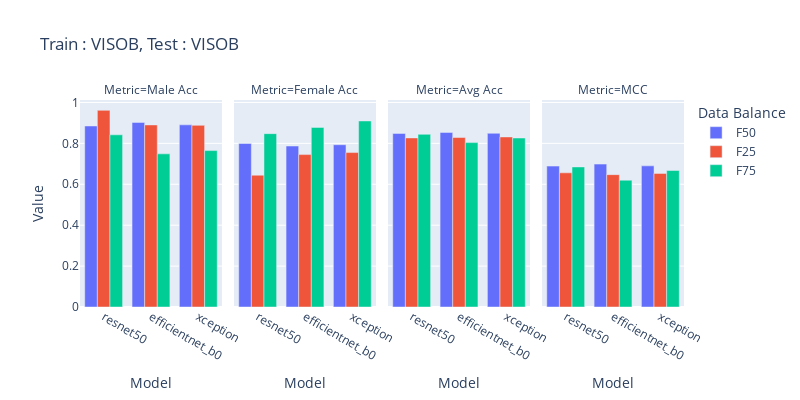

This figure's notebook cell:
### Code cell
import plotly.express as px
import pandas as pd
from copy import deepcopy

df_50 = pd.read_csv('/home/sreeraj/Documents/nfs_final/final_eval/results/across_model_visob_gender.csv',)
df_50['Data Balance'] = 'F50'

df = pd.read_csv('/home/sreeraj/Documents/nfs_final/final_eval/results/across_databalance_visob_gender.csv',)
df['Data Balance'] = df.Model.apply(lambda x:float(x.split('_')[-1]))
df['Data Balance'] = df['Data Balance'].apply(lambda x:f'F{int(x*100)}')
df.Model = df.Model.apply(lambda x: '_'.join(x.split('_')[:-1]))


df_50 = df_50[df_50.Model.isin(df.Model.unique())]
df = pd.concat([df_50, df])


df_macc = deepcopy(df)
df_macc['Value'] = df_macc['Male Acc']
df_macc['Metric'] = 'Male Acc'

df_facc = deepcopy(df)
df_facc['Value'] = df_facc['Female Acc']
df_facc['Metric'] = 'Female Acc'

df_oacc = deepcopy(df)
df_oacc['Value'] = df_facc['Avg Acc']
df_oacc['Metric'] = 'Avg Acc'

df_mcc = deepcopy(df)
df_mcc['Value'] = df_facc['MCC']
df_mcc['Metric'] = 'MCC'

df = pd.concat([df_macc, df_facc, df_oacc, df_mcc])
fig = px.bar(df, x='Model', y='Value', color='Data Balance', title='Train : VISOB, Test : VISOB', barmode='group', labels={'value': 'Acc/MCC', 'variable': 'Metrics'},width=800, height=400, facet_col='Metric')
fig.show()

### Figure 1 — Plotly figure (JSON) as saved in the notebook; plotly's stock layout.template omitted (floating-point values rounded to 4 significant figures)
{"data": [{"alignmentgroup": "True", "hovertemplate": "Data Balance=F50<br>Metric=Male Acc<br>Model=%{x}<br>Value=%{y}<extra></extra>", "legendgroup": "F50", "marker": {"color": "#636efa", "pattern": {"shape": ""}}, "name": "F50", "offsetgroup": "F50", "orientation": "v", "showlegend": true, "textposition": "auto", "type": "bar", "x": ["resnet50", "efficientnet_b0", "xception"], "xaxis": "x", "y": [0.8851, 0.9025, 0.8905], "yaxis": "y"}, {"alignmentgroup": "True", "hovertemplate": "Data Balance=F50<br>Metric=Female Acc<br>Model=%{x}<br>Value=%{y}<extra></extra>", "legendgroup": "F50", "marker": {"color": "#636efa", "pattern": {"shape": ""}}, "name": "F50", "offsetgroup": "F50", "orientation": "v", "showlegend": false, "textposition": "auto", "type": "bar", "x": ["resnet50", "efficientnet_b0", "xception"], "xaxis": "x2", "y": [0.7993, 0.787, 0.7934], "yaxis": "y2"}, {"alignmentgroup": "True", "hovertemplate": "Data Balance=F50<br>Metric=Avg Acc<br>Model=%{x}<br>Value=%{y}<extra></extra>", "legendgroup": "F50", "marker": {"color": "#636efa", "pattern": {"shape": ""}}, "name": "F50", "offsetgroup": "F50", "orientation": "v", "showlegend": false, "textposition": "auto", "type": "bar", "x": ["resnet50", "efficientnet_b0", "xception"], "xaxis": "x3", "y": [0.8486, 0.8534, 0.8493], "yaxis": "y3"}, {"alignmentgroup": "True", "hovertemplate": "Data Balance=F50<br>Metric=MCC<br>Model=%{x}<br>Value=%{y}<extra></extra>", "legendgroup": "F50", "marker": {"color": "#636efa", "pattern": {"shape": ""}}, "name": "F50", "offsetgroup": "F50", "orientation": "v", "showlegend": false, "textposition": "auto", "type": "bar", "x": ["resnet50", "efficientnet_b0", "xception"], "xaxis": "x4", "y": [0.689, 0.6987, 0.6901], "yaxis": "y4"}, {"alignmentgroup": "True", "hovertemplate": "Data Balance=F25<br>Metric=Male Acc<br>Model=%{x}<br>Value=%{y}<extra></extra>", "legendgroup": "F25", "marker": {"color": "#EF553B", "pattern": {"shape": ""}}, "name": "F25", "offsetgroup": "F25", "orientation": "v", "showlegend": true, "textposition": "auto", "type": "bar", "x": ["efficientnet_b0", "resnet50", "xception"], "xaxis": "x", "y": [0.8902, 0.9615, 0.888], "yaxis": "y"}, {"alignmentgroup": "True", "hovertemplate": "Data Balance=F25<br>Metric=Female Acc<br>Model=%{x}<br>Value=%{y}<extra></extra>", "legendgroup": "F25", "marker": {"color": "#EF553B", "pattern": {"shape": ""}}, "name": "F25", "offsetgroup": "F25", "orientation": "v", "showlegend": false, "textposition": "auto", "type": "bar", "x": ["efficientnet_b0", "resnet50", "xception"], "xaxis": "x2", "y": [0.7452, 0.6444, 0.755], "yaxis": "y2"}, {"alignmentgroup": "True", "hovertemplate": "Data Balance=F25<br>Metric=Avg Acc<br>Model=%{x}<br>Value=%{y}<extra></extra>", "legendgroup": "F25", "marker": {"color": "#EF553B", "pattern": {"shape": ""}}, "name": "F25", "offsetgroup": "F25", "orientation": "v", "showlegend": false, "textposition": "auto", "type": "bar", "x": ["efficientnet_b0", "resnet50", "xception"], "xaxis": "x3", "y": [0.8286, 0.8267, 0.8315], "yaxis": "y3"}, {"alignmentgroup": "True", "hovertemplate": "Data Balance=F25<br>Metric=MCC<br>Model=%{x}<br>Value=%{y}<extra></extra>", "legendgroup": "F25", "marker": {"color": "#EF553B", "pattern": {"shape": ""}}, "name": "F25", "offsetgroup": "F25", "orientation": "v", "showlegend": false, "textposition": "auto", "type": "bar", "x": ["efficientnet_b0", "resnet50", "xception"], "xaxis": "x4", "y": [0.6472, 0.656, 0.6532], "yaxis": "y4"}, {"alignmentgroup": "True", "hovertemplate": "Data Balance=F75<br>Metric=Male Acc<br>Model=%{x}<br>Value=%{y}<extra></extra>", "legendgroup": "F75", "marker": {"color": "#00cc96", "pattern": {"shape": ""}}, "name": "F75", "offsetgroup": "F75", "orientation": "v", "showlegend": true, "textposition": "auto", "type": "bar", "x": ["efficientnet_b0", "resnet50", "xception"], "xaxis": "x", "y": [0.7487, 0.8418, 0.7647], "yaxis": "y"}, {"alignmentgroup": "True", "hovertemplate": "Data Balance=F75<br>Metric=Female Acc<br>Model=%{x}<br>Value=%{y}<extra></extra>", "legendgroup": "F75", "marker": {"color": "#00cc96", "pattern": {"shape": ""}}, "name": "F75", "offsetgroup": "F75", "orientation": "v", "showlegend": false, "textposition": "auto", "type": "bar", "x": ["efficientnet_b0", "resnet50", "xception"], "xaxis": "x2", "y": [0.878, 0.8475, 0.9095], "yaxis": "y2"}, {"alignmentgroup": "True", "hovertemplate": "Data Balance=F75<br>Metric=Avg Acc<br>Model=%{x}<br>Value=%{y}<extra></extra>", "legendgroup": "F75", "marker": {"color": "#00cc96", "pattern": {"shape": ""}}, "name": "F75", "offsetgroup": "F75", "orientation": "v", "showlegend": false, "textposition": "auto", "type": "bar", "x": ["efficientnet_b0", "resnet50", "xception"], "xaxis": "x3", "y": [0.8037, 0.8442, 0.8263], "yaxis": "y3"}, {"alignmentgroup": "True", "hovertemplate": "Data Balance=F75<br>Metric=MCC<br>Model=%{x}<br>Value=%{y}<extra></extra>", "legendgroup": "F75", "marker": {"color": "#00cc96", "pattern": {"shape": ""}}, "name": "F75", "offsetgroup": "F75", "orientation": "v", "showlegend": false, "textposition": "auto", "type": "bar", "x": ["efficientnet_b0", "resnet50", "xception"], "xaxis": "x4", "y": [0.62, 0.6848, 0.6672], "yaxis": "y4"}], "layout": {"annotations": [{"font": {}, "showarrow": false, "text": "Metric=Male Acc", "x": 0.1175, "xanchor": "center", "xref": "paper", "y": 1, "yanchor": "bottom", "yref": "paper"}, {"font": {}, "showarrow": false, "text": "Metric=Female Acc", "x": 0.3725, "xanchor": "center", "xref": "paper", "y": 1, "yanchor": "bottom", "yref": "paper"}, {"font": {}, "showarrow": false, "text": "Metric=Avg Acc", "x": 0.6275, "xanchor": "center", "xref": "paper", "y": 1, "yanchor": "bottom", "yref": "paper"}, {"font": {}, "showarrow": false, "text": "Metric=MCC", "x": 0.8825, "xanchor": "center", "xref": "paper", "y": 1, "yanchor": "bottom", "yref": "paper"}], "barmode": "group", "height": 400, "legend": {"title": {"text": "Data Balance"}, "tracegroupgap": 0}, "title": {"text": "Train : VISOB, Test : VISOB"}, "width": 800, "xaxis": {"anchor": "y", "domain": [0, 0.235], "title": {"text": "Model"}}, "xaxis2": {"anchor": "y2", "domain": [0.255, 0.49], "matches": "x", "title": {"text": "Model"}}, "xaxis3": {"anchor": "y3", "domain": [0.51, 0.745], "matches": "x", "title": {"text": "Model"}}, "xaxis4": {"anchor": "y4", "domain": [0.765, 1.0], "matches": "x", "title": {"text": "Model"}}, "yaxis": {"anchor": "x", "domain": [0, 1], "title": {"text": "Value"}}, "yaxis2": {"anchor": "x2", "domain": [0, 1], "matches": "y", "showticklabels": false}, "yaxis3": {"anchor": "x3", "domain": [0, 1], "matches": "y", "showticklabels": false}, "yaxis4": {"anchor": "x4", "domain": [0, 1], "matches": "y", "showticklabels": false}}}
